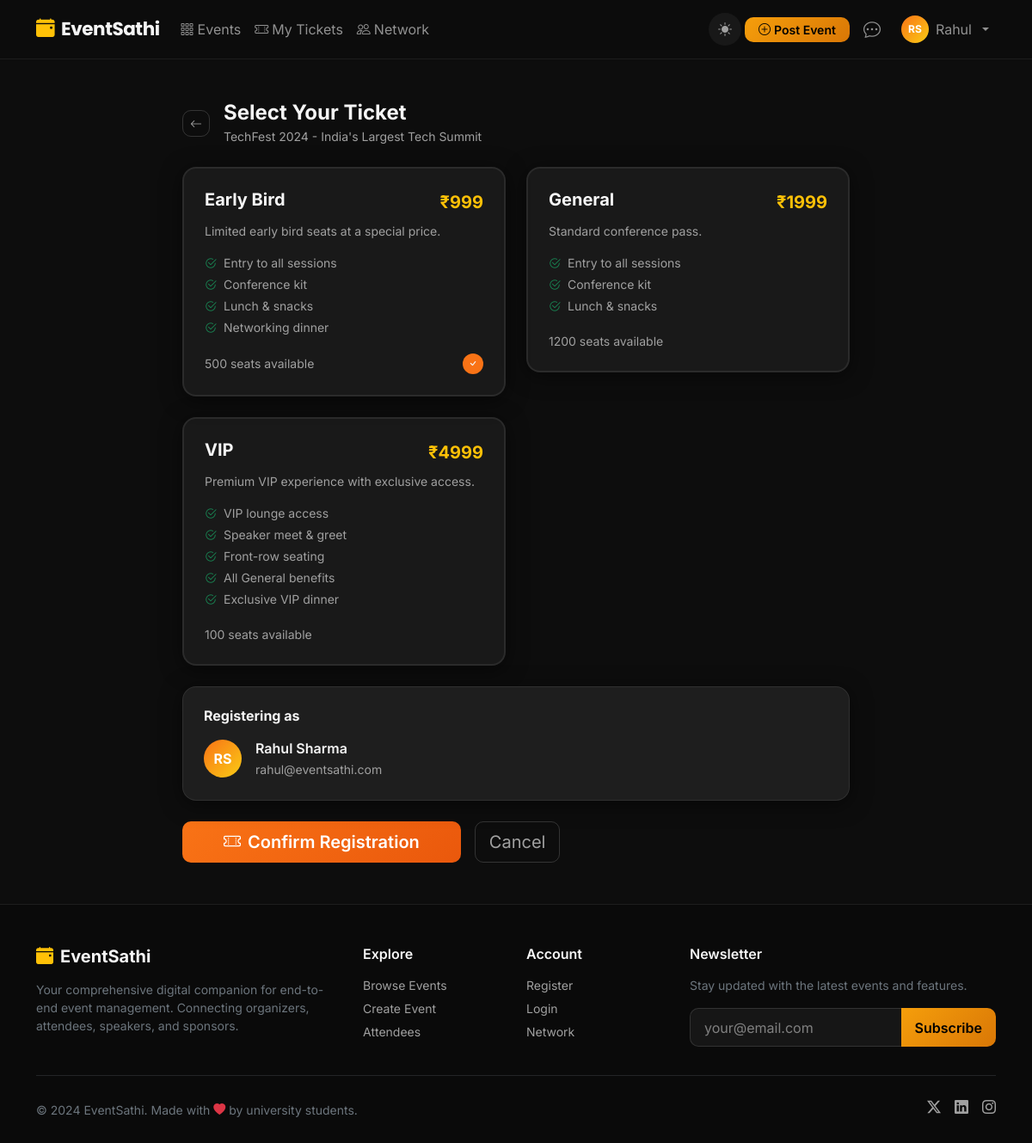
Screenshot of /events/techfest-2024/register/ (signed in) with the database file from the repository.
### events/models.py (models this page shows, shortened)
class Event(models.Model):
    STATUS_CHOICES = [
        ('draft', 'Draft'),
        ('published', 'Published'),
        ('ongoing', 'Ongoing'),
        ('completed', 'Completed'),
        ('cancelled', 'Cancelled'),
    ]
    CATEGORY_CHOICES = [
        ('conference', 'Conference'),
        ('workshop', 'Workshop'),
        ('seminar', 'Seminar'),
        ('webinar', 'Webinar'),
        ('hackathon', 'Hackathon'),
        ('cultural', 'Cultural'),
        ('sports', 'Sports'),
        ('networking', 'Networking'),
        ('other', 'Other'),
    ]
    organizer = models.ForeignKey(User, on_delete=models.CASCADE, related_name='organized_events')
    title = models.CharField(max_length=300)
    slug = models.SlugField(max_length=300, unique=True)
    description = models.TextField()
    category = models.CharField(max_length=50, choices=CATEGORY_CHOICES, default='conference')
    banner = models.ImageField(upload_to='event_banners/', blank=True, null=True)
    start_date = models.DateTimeField()
    end_date = models.DateTimeField()
    registration_start = models.DateTimeField(blank=True, null=True)
    registration_end = models.DateTimeField(blank=True, null=True)
    venue = models.CharField(max_length=300)
    city = models.CharField(max_length=100)
    is_virtual = models.BooleanField(default=False)
    virtual_link = models.URLField(blank=True)
    max_capacity = models.PositiveIntegerField(default=100)
    status = models.CharField(max_length=20, choices=STATUS_CHOICES, default='published')
    is_featured = models.BooleanField(default=False)
    tags = models.CharField(max_length=500, blank=True)
    created_at = models.DateTimeField(auto_now_add=True)
    updated_at = models.DateTimeField(auto_now=True)
    class Meta:
        ordering = ['-start_date']
    def is_registration_open(self):
        return self.status == 'published' and self.start_date > timezone.now()

class TicketTier(models.Model):
    event = models.ForeignKey(Event, on_delete=models.CASCADE, related_name='ticket_tiers')
    name = models.CharField(max_length=100)
    description = models.TextField(blank=True)
    price = models.DecimalField(max_digits=10, decimal_places=2, default=0.00)
    capacity = models.PositiveIntegerField(default=50)
    benefits = models.TextField(blank=True, help_text='One benefit per line')
    is_active = models.BooleanField(default=True)
    def get_sold_count(self):
        return self.registrations.filter(status='confirmed').count()
    def get_available(self):
        return self.capacity - self.get_sold_count()
    def get_benefits_list(self):
        if self.benefits:
            return [b.strip() for b in self.benefits.split('\n') if b.strip()]
        return []

### events/views.py (the view, shortened to what this page needs)
# urls.py: path('<slug:slug>/register/', views.event_register, name='event_register'),
@login_required
def event_register(request, slug):
    event = get_object_or_404(Event, slug=slug, status='published')
    if Registration.objects.filter(user=request.user, event=event).exists():
        messages.warning(request, 'You are already registered for this event.')
        return redirect('event_detail', slug=slug)
    if not event.is_registration_open():
        messages.error(request, 'Registration is closed for this event.')
        return redirect('event_detail', slug=slug)
    tiers = event.ticket_tiers.filter(is_active=True)
    return render(request, 'events/event_register.html', {'event': event, 'tiers': tiers})

### templates/events/event_register.html (shortened to what this page needs)
{% extends 'base.html' %}
{% block content %}
<div class="container py-5" style="max-width:800px;">
    <div class="d-flex align-items-center gap-3 mb-4">
        <a href="{% url 'event_detail' event.slug %}" class="btn btn-outline-secondary btn-sm"><i class="bi bi-arrow-left"></i></a>
        <div>
            <h4 class="fw-bold mb-0">Select Your Ticket</h4>
            <small class="text-muted">{{ event.title }}</small>
        </div>
    </div>
    <form method="post">
        <div class="row gy-4 mb-4">
            {% for tier in tiers %}
            <div class="col-md-6">
                <label class="d-block" style="cursor:pointer;">
                    <div class="card p-4 tier-option" onclick="selectTier('{{ tier.id }}')">
                        <div class="d-flex justify-content-between align-items-start mb-2">
                            <h5 class="fw-bold mb-0">{{ tier.name }}</h5>
                            <div class="fw-bold fs-5 {% if tier.price == 0 %}text-success{% else %}text-warning{% endif %}">
                                {% if tier.price == 0 %}FREE{% else %}₹{{ tier.price|floatformat:0 }}{% endif %}
                            </div>
                        </div>
                        {% if tier.description %}
                        <p class="text-muted small mb-3">{{ tier.description }}</p>
                        {% endif %}
                        {% if tier.get_benefits_list %}
                        <ul class="list-unstyled small mb-3">
                            {% for benefit in tier.get_benefits_list %}
                            <li class="text-muted mb-1"><i class="bi bi-check2-circle text-success me-2"></i>{{ benefit }}</li>
                            {% endfor %}
                        </ul>
                        {% endif %}
                        <div class="d-flex justify-content-between align-items-center">
                            <small class="text-muted">
                                {% if tier.get_available > 0 %}{{ tier.get_available }} seats available{% else %}<span class="text-danger">Sold out</span>{% endif %}
                            </small>
                            <div class="check-icon" id="check_{{ tier.id }}" style="display:{% if forloop.first %}flex{% else %}none{% endif %};width:24px;height:24px;background:var(--es-primary);border-radius:50%;align-items:center;justify-content:center;">
                                <i class="bi bi-check text-white" style="font-size:0.8rem;"></i>
                            </div>
                        </div>
                    </div>
                </label>
            </div>
            {% endfor %}
        </div>
        <div class="card p-4 mb-4">
            <h6 class="fw-bold mb-3">Registering as</h6>
            <div class="d-flex align-items-center gap-3">
                <div class="avatar-sm" style="width:44px;height:44px;font-size:1rem;">
                    {{ user.first_name|first|upper }}{{ user.last_name|first|upper }}
                </div>
                <div>
                    <div class="fw-semibold">{{ user.get_full_name|default:user.username }}</div>
                    <small class="text-muted">{{ user.email }}</small>
                </div>
            </div>
        </div>
        <div class="d-flex gap-3">
            <button type="submit" class="btn btn-primary btn-lg px-5">
                <i class="bi bi-ticket-perforated me-2"></i>Confirm Registration
            </button>
            <a href="{% url 'event_detail' event.slug %}" class="btn btn-outline-secondary btn-lg">Cancel</a>
        </div>
    </form>
</div>
{% endblock %}

### templates/base.html (shortened to what this page needs)
<!DOCTYPE html>
<html lang="en" data-theme="dark">
<head>
    <link href="https://cdn.jsdelivr.net/npm/bootstrap@5.3.2/dist/css/bootstrap.min.css" rel="stylesheet">
    <link href="https://cdn.jsdelivr.net/npm/bootstrap-icons@1.11.3/font/bootstrap-icons.css" rel="stylesheet">
    {% load static %}
    <link rel="stylesheet" href="{% static 'css/style.css' %}">
</head>
<body>
<nav class="navbar navbar-expand-lg navbar-dark sticky-top" id="mainNav">
    <div class="container">
        <a class="navbar-brand fw-bold" href="{% url 'home' %}">
            <i class="bi bi-calendar-event-fill me-2 text-warning"></i>EventSathi
        </a>
        <div class="collapse navbar-collapse" id="navbarNav">
            <ul class="navbar-nav me-auto">
                <li class="nav-item">
                    <a class="nav-link" href="{% url 'event_list' %}"><i class="bi bi-grid-3x3-gap me-1"></i>Events</a>
                </li>
                {% if user.is_authenticated %}
                <li class="nav-item">
                    <a class="nav-link" href="{% url 'my_tickets' %}"><i class="bi bi-ticket-perforated me-1"></i>My Tickets</a>
                </li>
                <li class="nav-item">
                    <a class="nav-link" href="{% url 'network_hub' %}"><i class="bi bi-people me-1"></i>Network</a>
                </li>
                {% endif %}
            </ul>
            <ul class="navbar-nav ms-auto align-items-center">
                <li class="nav-item me-1">
                    <button class="theme-toggle border-0" id="themeToggle" title="Toggle light/dark mode">
                        <i class="bi bi-moon-stars-fill" id="themeIcon"></i>
                    </button>
                </li>
                {% if user.is_authenticated %}
                {% with profile=user.profile %}
                {% if profile.role == 'organizer' or user.is_staff %}
                <li class="nav-item me-2">
                    <a class="btn btn-warning btn-sm px-3 fw-semibold" href="{% url 'event_create' %}">
                        <i class="bi bi-plus-circle me-1"></i>Post Event
                    </a>
                </li>
                {% endif %}
                {% endwith %}
                <li class="nav-item me-2">
                    <a class="nav-link position-relative" href="{% url 'messages_list' %}">
                        <i class="bi bi-chat-dots fs-5"></i>
                    </a>
                </li>
                <li class="nav-item dropdown">
                    <a class="nav-link dropdown-toggle d-flex align-items-center gap-2" href="#" data-bs-toggle="dropdown">
                        <div class="avatar-sm">{{ user.first_name|first|upper }}{{ user.last_name|first|upper }}</div>
                        <span>{{ user.first_name|default:user.username }}</span>
                    </a>
                </li>
                {% endif %}
            </ul>
        </div>
    </div>
</nav>
{% block content %}{% endblock %}
<footer class="footer mt-auto">
    <div class="container">
        <div class="row gy-4">
            <div class="col-lg-4">
                <h5 class="fw-bold text-white mb-3"><i class="bi bi-calendar-event-fill me-2 text-warning"></i>EventSathi</h5>
                <p class="text-secondary small">Your comprehensive digital companion for end-to-end event management. Connecting organizers, attendees, speakers, and sponsors.</p>
            </div>
            <div class="col-lg-2 col-6">
                <h6 class="text-white fw-semibold mb-3">Explore</h6>
                <ul class="list-unstyled small">
                    <li><a href="{% url 'event_list' %}" class="footer-link">Browse Events</a></li>
                    <li><a href="{% url 'event_create' %}" class="footer-link">Create Event</a></li>
                    <li><a href="{% url 'attendees_list' %}" class="footer-link">Attendees</a></li>
                </ul>
            </div>
            <div class="col-lg-2 col-6">
                <h6 class="text-white fw-semibold mb-3">Account</h6>
                <ul class="list-unstyled small">
                    <li><a href="{% url 'register' %}" class="footer-link">Register</a></li>
                    <li><a href="{% url 'login' %}" class="footer-link">Login</a></li>
                    <li><a href="{% url 'network_hub' %}" class="footer-link">Network</a></li>
                </ul>
            </div>
            <div class="col-lg-4">
                <h6 class="text-white fw-semibold mb-3">Newsletter</h6>
                <p class="text-secondary small">Stay updated with the latest events and features.</p>
                <div class="input-group">
                    <input type="email" class="form-control bg-dark border-secondary text-white" placeholder="your@email.com">
                    <button class="btn btn-warning px-3">Subscribe</button>
                </div>
            </div>
        </div>
        <hr class="border-secondary mt-4">
        <div class="d-flex flex-wrap justify-content-between align-items-center py-2">
            <p class="text-secondary small mb-0">&copy; 2024 EventSathi. Made with <i class="bi bi-heart-fill text-danger"></i> by university students.</p>
            <div class="d-flex gap-3">
                <a href="#" class="footer-link"><i class="bi bi-twitter-x"></i></a>
                <a href="#" class="footer-link"><i class="bi bi-linkedin"></i></a>
                <a href="#" class="footer-link"><i class="bi bi-instagram"></i></a>
            </div>
        </div>
    </div>
</footer>
</body>
</html>

### rows the page displays
Event: title "TechFest 2024 - India's Largest Tech Summit"
TicketTier: name "Early Bird", price "999", description "Limited early bird seats at a special price.", get_benefits_list "Entry to all sessions" "Conference kit" "Lunch & snacks" "Networking dinner", get_available "500"
TicketTier: name "General", price "1999", description "Standard conference pass.", get_benefits_list "Entry to all sessions" "Conference kit" "Lunch & snacks", get_available "1200"
TicketTier: name "VIP", price "4999", description "Premium VIP experience with exclusive access.", get_benefits_list "VIP lounge access" "Speaker meet & greet" "Front-row seating" "All General benefits" "Exclusive VIP dinner", get_available "100"

### other values shown
{{ user.first_name|first|upper }} "R"
{{ user.last_name|first|upper }} "S"
{{ user.first_name|default:user.username }} "Rahul"
{{ user.get_full_name|default:user.username }} "Rahul Sharma"
{{ user.email }} "rahul@eventsathi.com"
